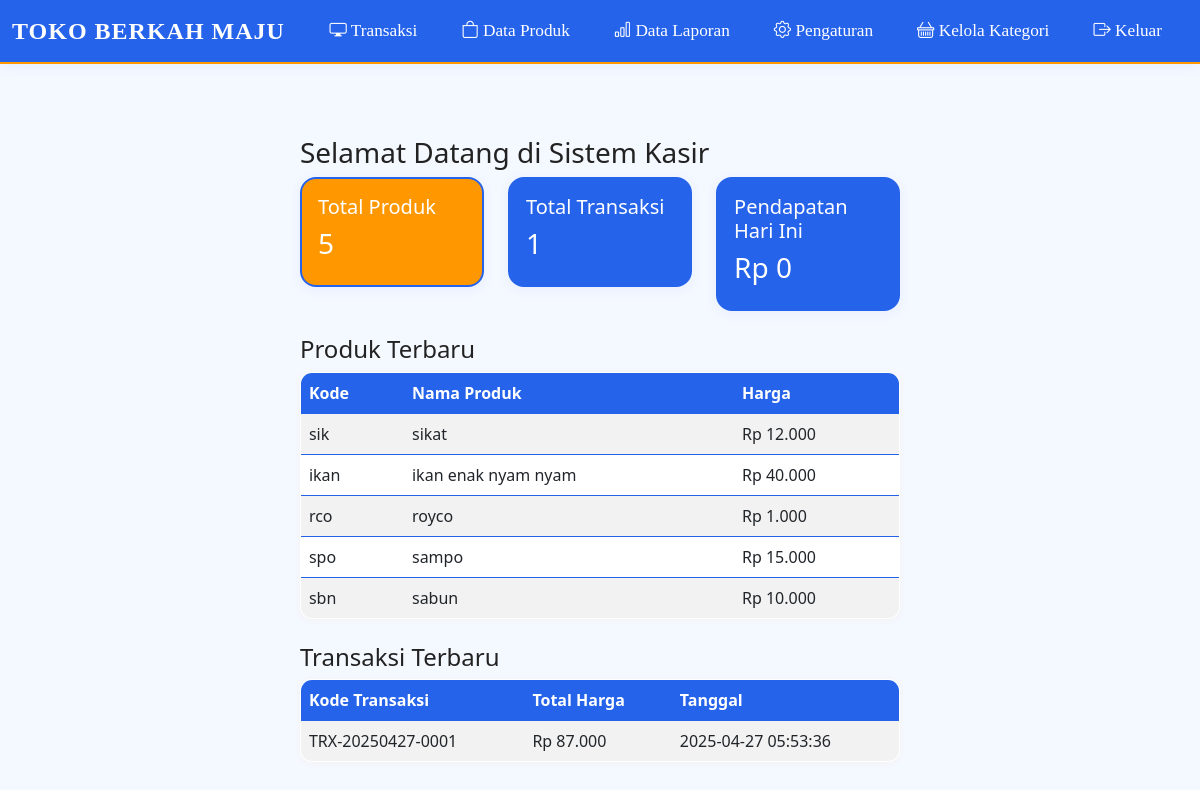
Before: /dashboard.php (signed in) with the older database file.
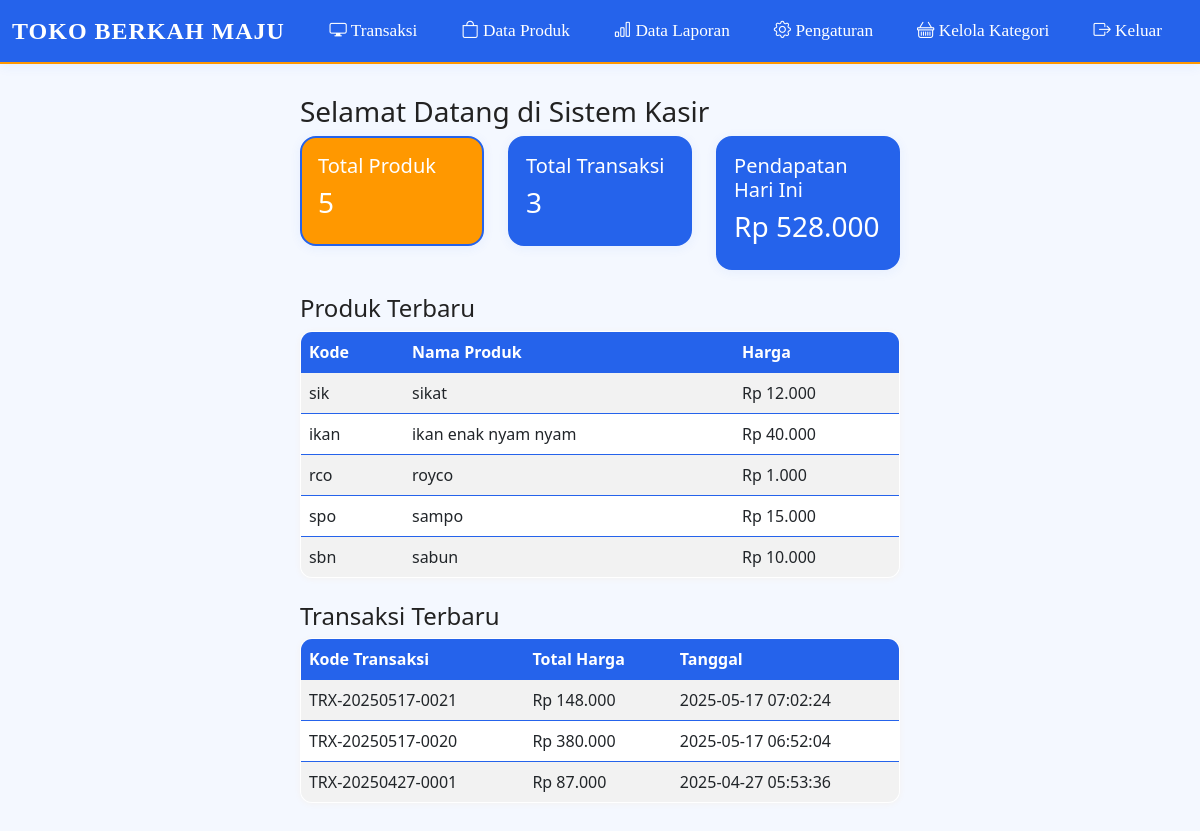
After: the same page with the newer database file.
### tables this page shows
CREATE TABLE `produk` (
  `id` int(11) NOT NULL,
  `kode_produk` varchar(50) NOT NULL,
  `nama_produk` varchar(100) NOT NULL,
  `harga` int(11) NOT NULL,
  `stok` int(11) NOT NULL,
  `gambar` varchar(255) DEFAULT NULL,
  `kategori_id` int(11) DEFAULT NULL
);

CREATE TABLE `transaksi` (
  `id` int(11) NOT NULL,
  `kode_transaksi` varchar(20) NOT NULL,
  `nama_pelanggan` varchar(100) NOT NULL,
  `total_harga` int(11) NOT NULL,
  `tanggal` timestamp NOT NULL DEFAULT current_timestamp(),
  `id_pelanggan` int(11) DEFAULT NULL,
  `id_operator` int(11) DEFAULT NULL
);

### dashboard.php (the view, shortened to what this page needs)
<?php
include 'init.php';
?>
<!DOCTYPE html>
<html lang="id">
<head>
    <link rel="stylesheet" href="https://cdn.jsdelivr.net/npm/bootstrap@5.3.0/dist/css/bootstrap.min.css">
    <link rel="stylesheet" href="custom_style.php">
    <link rel="stylesheet" href="assets/style.css">
</head>
<body class="with-navbar-padding">
<?php include 'navbar.php'; ?>
<div class="main-content">
    <div class="container mt-4">
        <h3>Selamat Datang di Sistem Kasir</h3>
        <div class="row">
            <div class="col-md-4">
                <div class="card bg-warning text-white">
                    <div class="card-body">
                        <h5>Total Produk</h5>
                        <?php
                            $result = mysqli_query($koneksi, "SELECT COUNT(*) AS total FROM produk");
                            $data = mysqli_fetch_assoc($result);
                            echo "<h3>" . ($data['total'] ?? 0) . "</h3>";
                        ?>
                    </div>
                </div>
            </div>
            <div class="col-md-4">
                <div class="card bg-success text-white">
                    <div class="card-body">
                        <h5>Total Transaksi</h5>
                        <?php
                            $result = mysqli_query($koneksi, "SELECT COUNT(*) AS total FROM transaksi");
                            $data = mysqli_fetch_assoc($result);
                            echo "<h3>" . ($data['total'] ?? 0) . "</h3>";
                        ?>
                    </div>
                </div>
            </div>
            <div class="col-md-4">
                <div class="card bg-primary text-white">
                    <div class="card-body">
                        <h5>Pendapatan Hari Ini</h5>
                        <?php
                            $result = mysqli_query($koneksi, "SELECT SUM(total_harga) AS total FROM transaksi WHERE DATE(tanggal) = CURDATE()");
                            $data = mysqli_fetch_assoc($result);
                            $total_pendapatan = $data['total'] ?? 0;
                            echo "<h3>Rp " . number_format($total_pendapatan, 0, ',', '.') . "</h3>";
                        ?>
                    </div>
                </div>
            </div>
        </div>
        <div class="mt-4">
            <h4>Produk Terbaru</h4>
            <table class="table table-striped">
                <thead>
                    <tr>
                        <th>Kode</th>
                        <th>Nama Produk</th>
                        <th>Harga</th>
                    </tr>
                </thead>
                <tbody>
                    <?php
                    $result = mysqli_query($koneksi, "SELECT * FROM produk ORDER BY id DESC LIMIT 5");
                    if(mysqli_num_rows($result) > 0) {
                        while ($row = mysqli_fetch_assoc($result)) {
                            echo "<tr>
                                    <td>{$row['kode_produk']}</td>
                                    <td>{$row['nama_produk']}</td>
                                    <td>Rp " . number_format($row['harga'], 0, ',', '.') . "</td>
                                  </tr>";
                        }
                    } else {
                        echo "<tr><td colspan='3' class='text-center'>Tidak ada produk terbaru.</td></tr>";
                    }
                    ?>
                </tbody>
            </table>
        </div>
        <div class="mt-4">
            <h4>Transaksi Terbaru</h4>
            <table class="table table-striped">
                <thead>
                    <tr>
                        <th>Kode Transaksi</th>
                        <th>Total Harga</th>
                        <th>Tanggal</th>
                    </tr>
                </thead>
                <tbody>
                    <?php
                    $result = mysqli_query($koneksi, "SELECT * FROM transaksi ORDER BY id DESC LIMIT 5");
                    if(mysqli_num_rows($result) > 0) {
                        while ($row = mysqli_fetch_assoc($result)) {
                            echo "<tr>
                                    <td>{$row['kode_transaksi']}</td>
                                    <td>Rp " . number_format($row['total_harga'], 0, ',', '.') . "</td>
                                    <td>{$row['tanggal']}</td>
                                  </tr>";
                        }
                    } else {
                        echo "<tr><td colspan='3' class='text-center'>Tidak ada transaksi terbaru.</td></tr>";
                    }
                    ?>
                </tbody>
            </table>
        </div>
    </div>
</div>
</body>
</html>

### navbar.php (shortened to what this page needs)
<!DOCTYPE html>
<html lang="id">
<head>
    <link rel="stylesheet" href="https://cdn.jsdelivr.net/npm/bootstrap@5.3.0/dist/css/bootstrap.min.css">
    <link rel="stylesheet" href="https://cdn.jsdelivr.net/npm/bootstrap-icons/font/bootstrap-icons.css">
    <link rel="stylesheet" href="style.css">
    <link rel="stylesheet" href="custom_style.php">
</head>
<body>
<nav class="navbar navbar-expand-lg navbar-dark fixed-top">
    <div class="container-fluid d-flex justify-content-between align-items-center">
        <a class="navbar-brand" href="dashboard.php">TOKO BERKAH MAJU</a>
        <div class="collapse navbar-collapse" id="navbarNav">
            <ul class="navbar-nav ms-auto">
                <li class="nav-item">
                    <a class="nav-link" href="transaksi.php">
                        <i class="bi bi-display"></i> Transaksi
                    </a>
                </li>
                <li class="nav-item">
                    <a class="nav-link" href="data_produk.php">
                        <i class="bi bi-bag"></i> Data Produk
                    </a>
                </li>
                <li class="nav-item">
                    <a class="nav-link" href="laporan.php">
                        <i class="bi bi-bar-chart"></i> Data Laporan
                    </a>
                </li>
                <li class="nav-item">
                    <a class="nav-link" href="pengaturan.php">
                        <i class="bi bi-gear"></i> Pengaturan
                    </a>
                </li>
                <li class="nav-item">
                    <a class="nav-link" href="manage_kategori.php">
                        <i class="bi bi-basket"></i> Kelola Kategori
                    </a>
                </li>
                <li class="nav-item">
                    <a class="nav-link text-danger" href="logout.php">
                        <i class="bi bi-box-arrow-right"></i> Keluar
                    </a>
                </li>
            </ul>
        </div>
    </div>
</nav>
</body>
</html>

### style.css (style rules this page uses)
:root { --primary-color: #2563eb; --accent-color: #ff9800; --bg-color: #f4f8ff; --btn-color: #2563eb; --table-color: #2563eb; --main-font: 'Segoe UI', Arial, sans-serif; --font-color: #222; }
body { background: var(--bg-color) !important; font-family: var(--main-font) !important; color: var(--font-color) !important; display: flex; justify-content: center; align-items: center; height: 100vh; }
.card { border-radius: 16px !important; box-shadow: 0 2px 12px rgba(37,99,235,0.07); border: 2px solid var(--primary-color); font-family: var(--main-font) !important; }
.card.bg-warning { background: var(--accent-color) !important; color: #fff !important; }
.card.bg-success { background: var(--primary-color) !important; color: #fff !important; }
.card.bg-primary { background: var(--primary-color) !important; color: #fff !important; }
.table { border-radius: 12px; overflow: hidden; background: #fff; box-shadow: 0 1px 6px rgba(255,152,0,0.06); border: 1.5px solid var(--primary-color); font-family: var(--main-font) !important; }
.table thead th, .table thead td { background: var(--table-color) !important; color: #fff !important; }
.table-striped > tbody > tr:nth-of-type(odd) { background-color: #f3f8ff; }
.navbar { background: var(--primary-color) !important; box-shadow: 0 2px 12px rgba(37,99,235,0.07); border-bottom: 3px solid var(--accent-color); }
.navbar-brand { color: #fff !important; font-weight: bold; letter-spacing: 1px; }
.nav-link { color: #fff !important; margin-right: 15px; font-weight: 500; transition: color 0.2s, background 0.2s; }
.main-content { margin-top: 30px; margin-bottom: 30px; padding: 24px 0; font-family: var(--main-font) !important; }
.with-navbar-padding { padding-top: 90px !important; }

### navbar.php (style rules this page uses)
.navbar { border-bottom: 2px solid #ff9800; min-height: 64px; }
.navbar-brand { font-size: 1.5rem; letter-spacing: 1px; display: flex; align-items: center; }
.nav-link { font-size: 1.08rem; padding: 8px 18px !important; border-radius: 8px; margin-right: 8px; }
body { padding-top: 70px; }

Changed rows visible on the page:
added transaksi: kode_transaksi "TRX-20250517-0021", total_harga "148.000", tanggal "2025-05-17 07:02:24"
added transaksi: kode_transaksi "TRX-20250517-0020", total_harga "380.000", tanggal "2025-05-17 06:52:04"
Other visible differences:
$data['total']: "1" → "3"
$total_pendapatan: "0" → "528.000"
